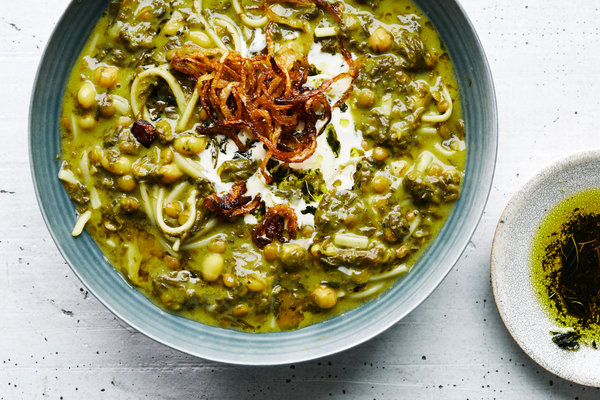
#> input picture HW2/inputs/P8/aush.png, 600 x 400 px, found by its file name
$ python a.py   (older library calls are emulated)
#> lines starting #> are read from the running program, lines starting #| are printed output that depends on the picture
import numpy as np
import matplotlib.pyplot as plt
import cv2
from skimage.measure import compare_ssim

def guided_filter(p, I, r, e, same_shape=True):
    '''
    For part e
    In case that p is rgb but I is gray(i.e. they have not same shape, convert
    I to have shape of (...,...,3)
    '''
    if not(same_shape):
        I = np.repeat(I[:, :, np.newaxis], 3, axis=2)

    # size of kernel
    r = 2 * r - 1
    # cv2.blur is a mean filter
    mean_I = cv2.blur(I,(r,r))
    mean_p = cv2.blur(p,(r,r))
    corr_I = cv2.blur(np.multiply(I,I),(r,r))
    corr_p = cv2.blur(np.multiply(I,p),(r,r))
    var_I = corr_I - np.multiply(mean_I,mean_I)
    cov_Ip = corr_p - np.multiply(mean_I,mean_p)
    a = np.divide(cov_Ip,(var_I+e))
    b = mean_p - np.multiply(a, mean_I)
    mean_a = cv2.blur(a,(r,r))
    mean_b = cv2.blur(b,(r,r))
    q = np.multiply(mean_a,I) + mean_b
    # In case that same_shape == False, we might get out of bounds a little
    q = np.clip(q, 0, 1)
    return q

def get_noisy_image(img,std):
    noisy_img = img + np.random.normal(0, std, img.shape)
    # might get out of bounds due to noise
    noisy_img = np.clip(noisy_img, 0, 1)
    return noisy_img

if __name__ == '__main__':
    aush = cv2.imread('P8/aush.png')
#> aush is the input picture: shape (400, 600, 3); mean B, G, R 116.9, 153.7, 160
    # aush/255 because in matplotlib, array of float should be in range [0,1]
    aush = cv2.cvtColor(aush, cv2.COLOR_BGR2GRAY)/255
#> aush: shape (400, 600) float64
    # add noise to aush!
    noisy_aush = get_noisy_image(aush,0.1)
#> in get_noisy_image, `noisy_img = img + np.random.normal(0, std, img.shape)`:
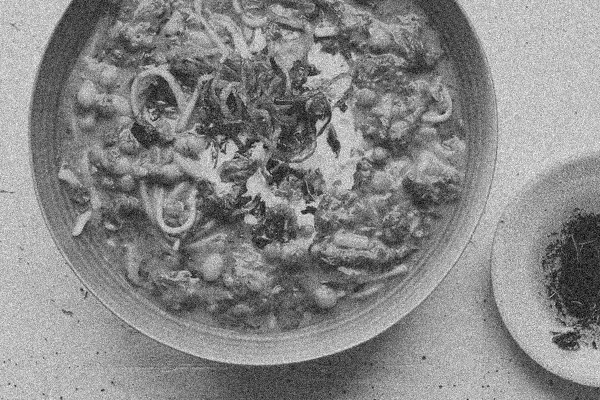
#> noisy_img: shape (400, 600) float64; min -0.275, max 1.35, mean 0.594; drawn with min black and max white
#> in get_noisy_image, `noisy_img = np.clip(noisy_img, 0, 1)`:
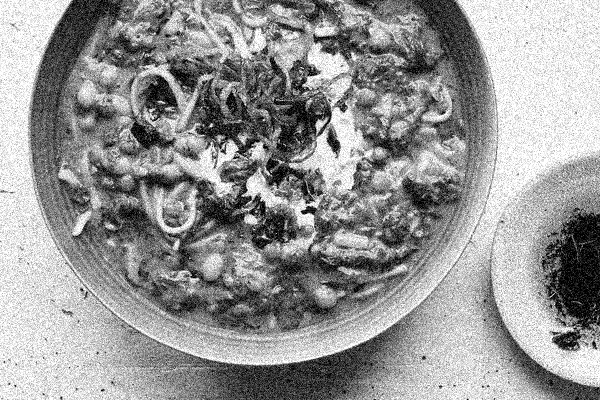
#> noisy_img: shape (400, 600) float64; min 0, max 1, mean 0.591
    # plot and save noisy image
    plt.imshow(noisy_aush, cmap='gray')
    plt.imsave('a/noisy_aush.jpg',noisy_aush, cmap='gray')
    plt.show()
    # define list of parameters
    r_list = [2,4,8]
    e_list = [0.1**2, 0.2**2, 0.4**2]
    # plot and save result for different set of parameters
    fig, ax = plt.subplots(3, 3)
    for i in range(len(r_list)):
        for j in range(len(e_list)):
            guided_aush = guided_filter(noisy_aush,noisy_aush,r_list[i],e_list[j])
            ax[i, j].imshow(guided_aush, cmap='gray')
            ax[i, j].set_xticks([])
            ax[i, j].set_yticks([])
            # show parameters as x-label
            ax[i, j].set_xlabel(f'r={r_list[i]}, e={e_list[j]:.2f}')
            # calculate and display ssim and psnr as images title
            psnr = cv2.PSNR(aush, guided_aush)
            ssim = compare_ssim(aush, guided_aush)
            ax[i, j].set_title(f'psnr={psnr:.2f}, ssim={ssim:.2f}')
            # save images with appropriate name
            plt.imsave(f'a/g_r={r_list[i]},e={e_list[j]:.2f}.jpg',guided_aush, cmap='gray')
#> this loop made 3 passes
#> pass 1, in guided_filter, `mean_I = cv2.blur(I,(r,r))`:
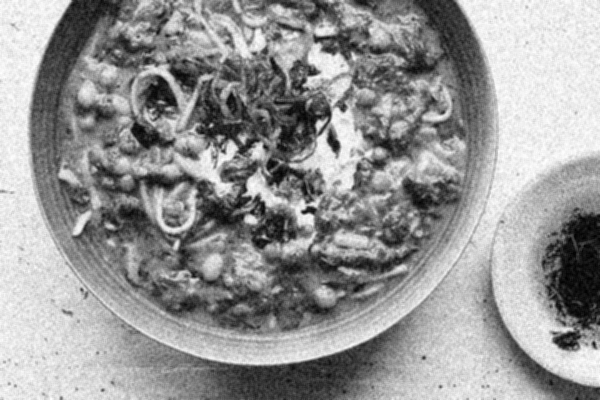
#> mean_I: shape (400, 600) float64; min -5.44e-16, max 1, mean 0.591; drawn with min black and max white
#> pass 1, in guided_filter, `corr_I = cv2.blur(np.multiply(I,I),(r,r))`:
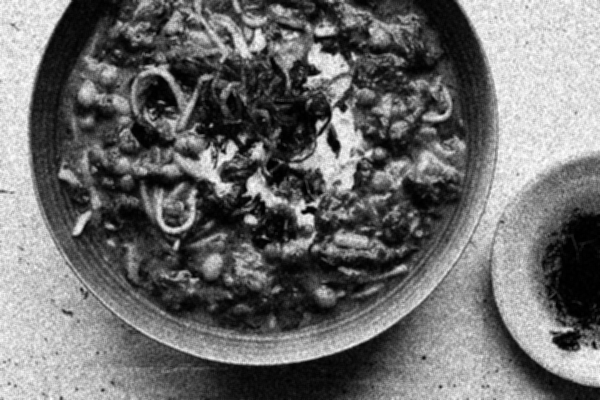
#> corr_I: shape (400, 600) float64; min 6.13e-16, max 1, mean 0.429
#> pass 1, in guided_filter, `var_I = corr_I - np.multiply(mean_I,mean_I)`:
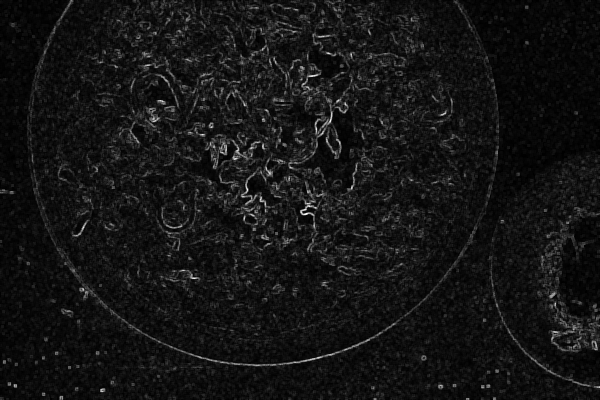
#> var_I: shape (400, 600) float64; min 6.13e-16, max 0.155, mean 0.0127; drawn with min black and max white
#> pass 1, in guided_filter, `a = np.divide(cov_Ip,(var_I+e))`:
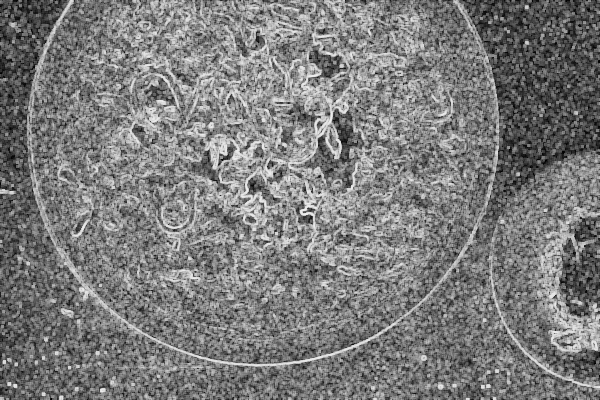
#> a: shape (400, 600) float64; min 6.13e-14, max 0.939, mean 0.487
    plt.show()
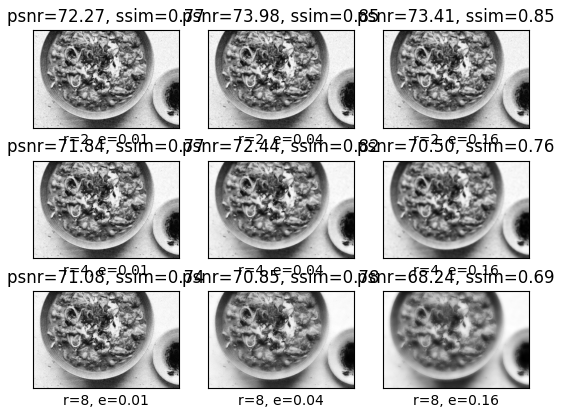
#> figure drawn by matplotlib, 9 panels

$ run again, with HW2/inputs/P8/zoolbia_bamieh.png copied over HW2/inputs/P8/aush.png
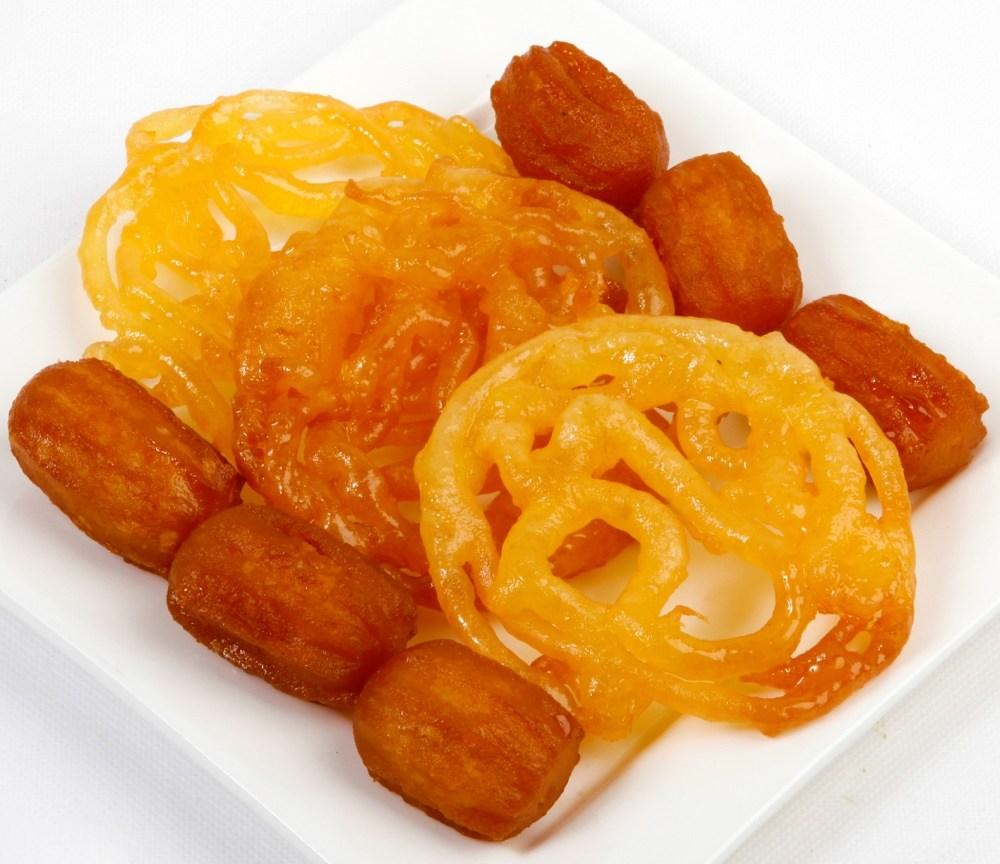
#> input picture HW2/inputs/P8/zoolbia_bamieh.png, 1000 x 864 px, found by its file name
#> aush is the input picture: shape (864, 1000, 3); mean B, G, R 108.1, 166.2, 222.5
#> aush: shape (864, 1000) float64
#> the loop `for i in range(len(r_list)):` made 3 passes
#> pass 1, in guided_filter, `var_I = corr_I - np.multiply(mean_I,mean_I)`:
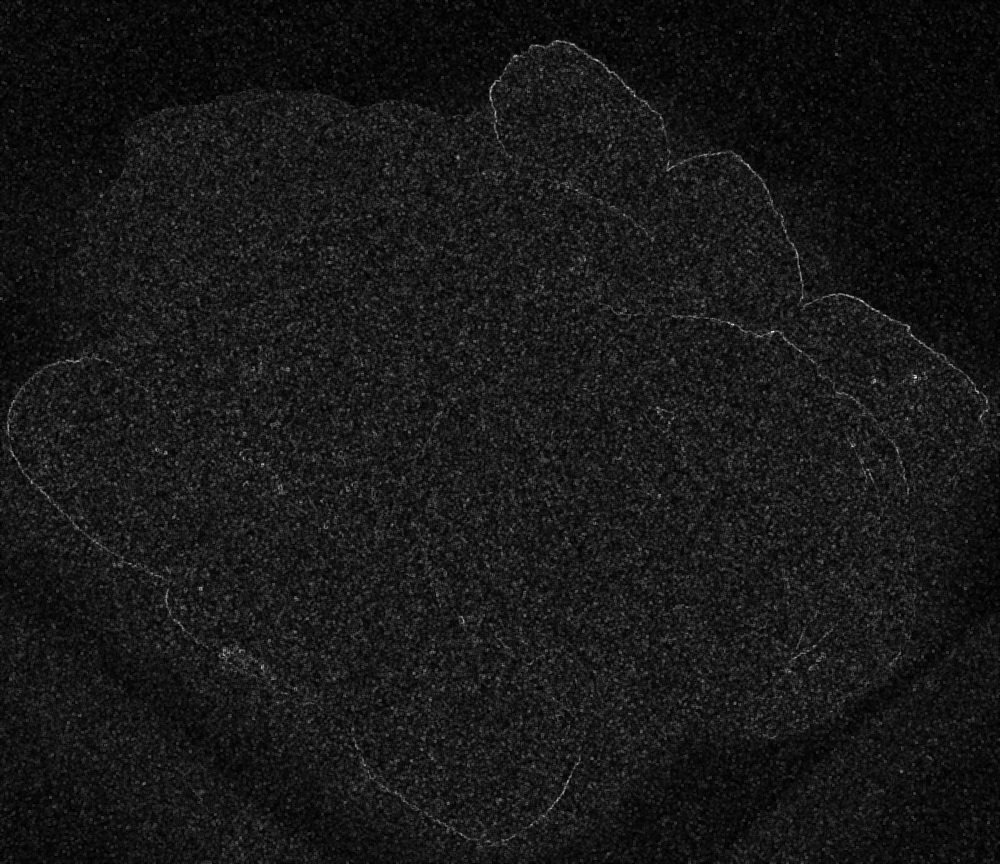
#> var_I: shape (864, 1000) float64; min -7.44e-15, max 0.0807, mean 0.00773; drawn with min black and max white
#> pass 1, in guided_filter, `a = np.divide(cov_Ip,(var_I+e))`:
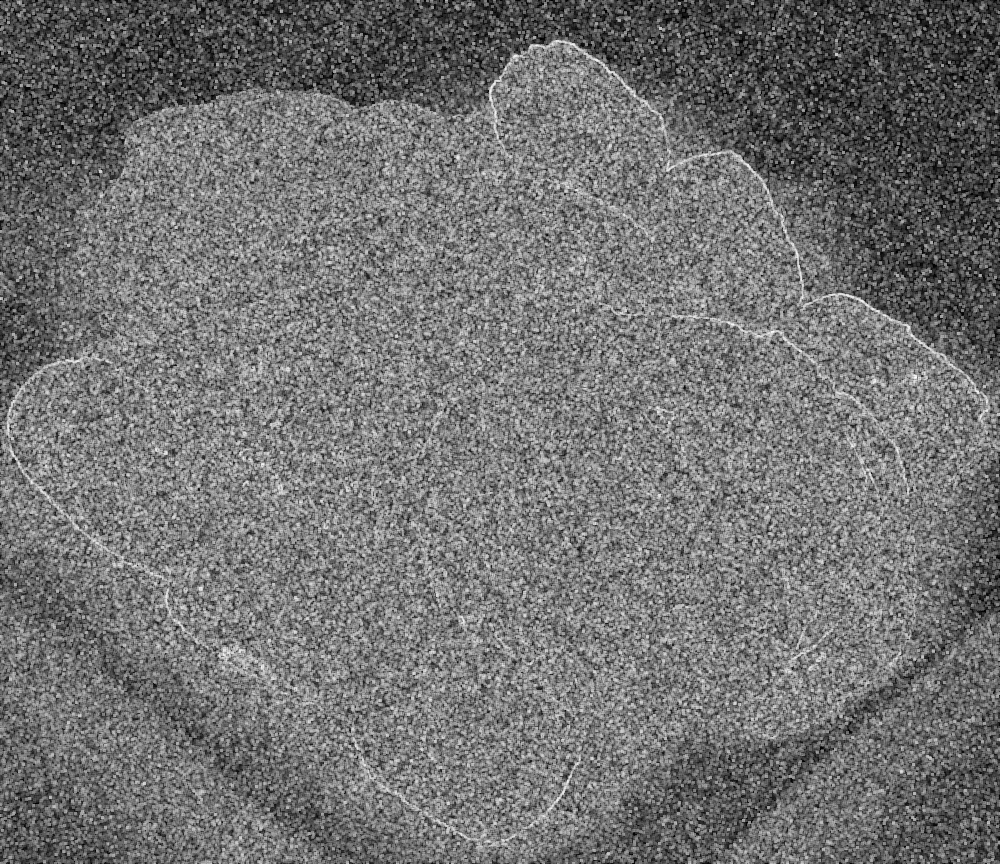
#> a: shape (864, 1000) float64; min -7.44e-13, max 0.89, mean 0.399; drawn with min black and max white
